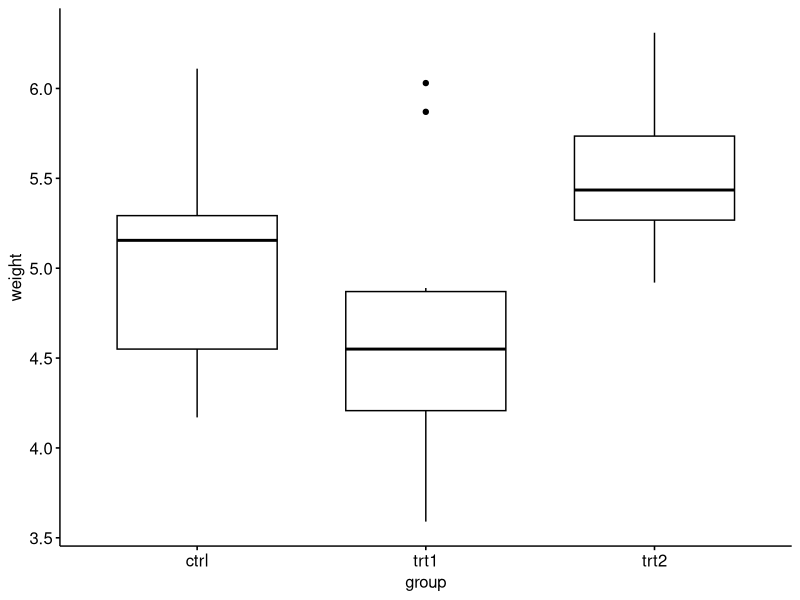
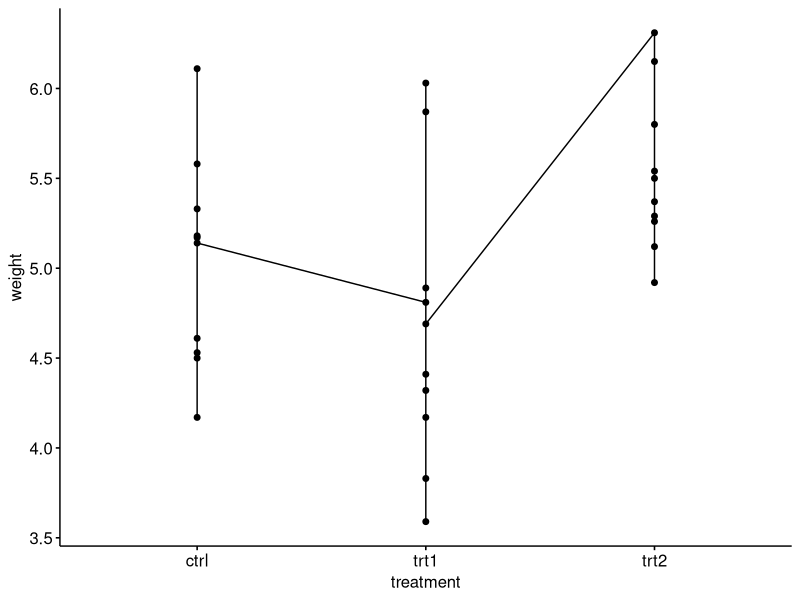

Recreate these plots in R, in order.
library(ggpubr)
df<-PlantGrowth
ggboxplot(df,x="group",y="weight")
ggline(df,x="group",y="weight",add=c("mean-se","filter"), order = c("ctrl","trt1","trt2"),xlab = "treatment",ylab = "weight")
model<-aov(PlantGrowth$weight ~PlantGrowth$group ,data=df)
summary(model)
TukeyHSD(model)